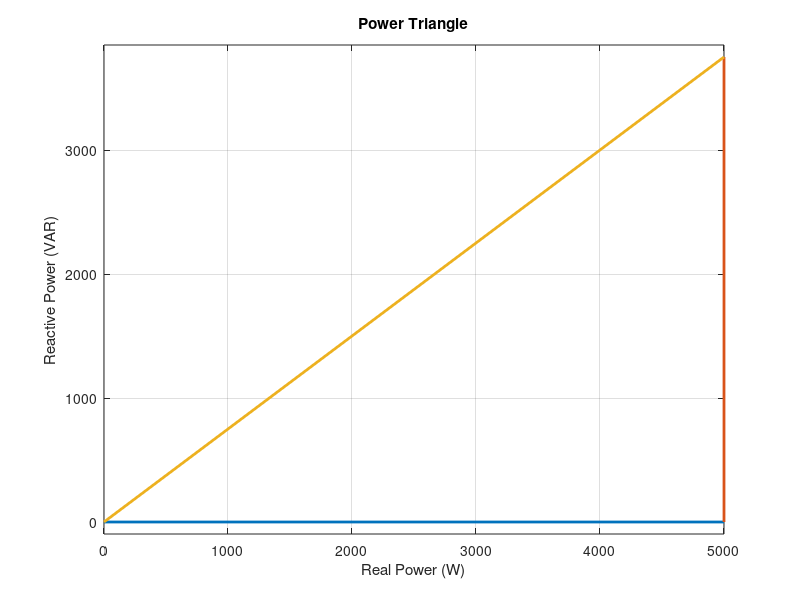

Source code (MATLAB):

clc;
clear;

% Given values
P = 5000;     % Real Power in Watts
pf = 0.8;     % Power factor

% Apparent power
S = P / pf;

% Reactive power
Q = sqrt(S^2 - P^2);

% Plotting the power triangle
x = [0 P];
y = [0 0];

plot([0 P],[0 0],'LineWidth',2)      % Real power
hold on
plot([P P],[0 Q],'LineWidth',2)      % Reactive power
plot([0 P],[0 Q],'LineWidth',2)      % Apparent power

xlabel('Real Power (W)')
ylabel('Reactive Power (VAR)')
title('Power Triangle')

grid on
axis equal
